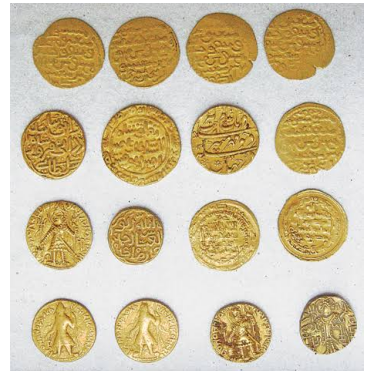
#> input picture inputs/image1.png, 373 x 371 px, found by its file name
$ jupyter execute Edge_Detection_with_Sobel,_Prewitt,_and_Roberts_Operators.ipynb   (older library calls are emulated)
#> lines starting #> are read from the running program, lines starting #| are printed output that depends on the picture
[cell 1]
from google.colab import files
from IPython.display import Image
uploaded = files.upload()
#> the answer given: image1.png

[cell 2]
import cv2
import numpy as np
import matplotlib.pyplot as plt
# Read the image
image = cv2.imread('image1.png')
#> image is the input picture: shape (371, 373, 3); mean B, G, R 163.6, 195.1, 209.1

# Show the original image
plt.imshow(cv2.cvtColor(image, cv2.COLOR_BGR2RGB))
#> (this line was passed over: IPython is not available in this run)
plt.axis('off')
#> (this line was passed over: IPython is not available in this run)
plt.title('Original Image')
#> (this line was passed over: IPython is not available in this run)
plt.show()

[cell 3]
import cv2
import numpy as np
import matplotlib.pyplot as plt

def apply_sobel_operator(image):
    gray_image = cv2.cvtColor(image, cv2.COLOR_BGR2GRAY)
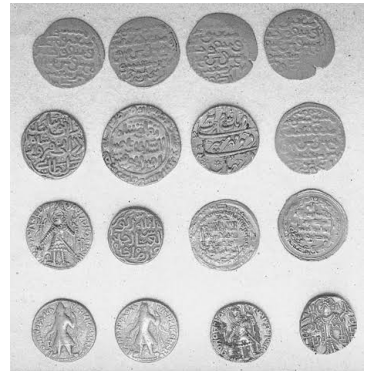
#> gray_image: shape (371, 373); min 43, max 255, mean 195.7
    sobel_x = cv2.Sobel(gray_image, cv2.CV_64F, 1, 0, ksize=3)
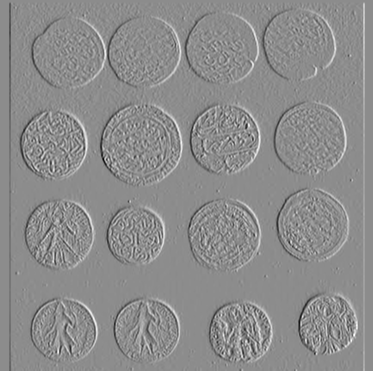
#> sobel_x: shape (371, 373) float64; min -585, max 475, mean 0; drawn with min black and max white
    sobel_y = cv2.Sobel(gray_image, cv2.CV_64F, 0, 1, ksize=3)
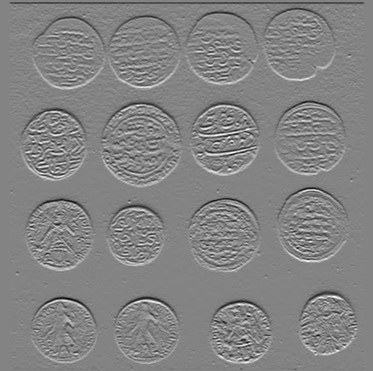
#> sobel_y: shape (371, 373) float64; min -566, max 529, mean -0.8; drawn with min black and max white
    gradient_magnitude = np.sqrt(sobel_x**2 + sobel_y**2)
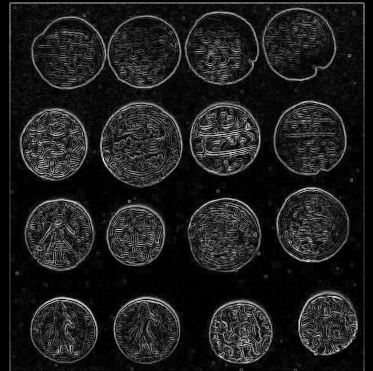
#> gradient_magnitude: shape (371, 373) float64; min 0, max 607.3, mean 70.7; drawn with min black and max white
    gradient_direction = np.arctan2(sobel_y, sobel_x)
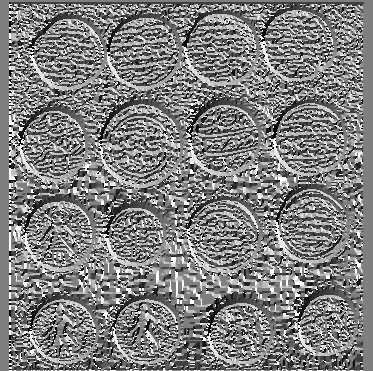
#> gradient_direction: shape (371, 373) float64; min -3.14, max 3.14, mean 0.00944; drawn with min black and max white
    return gradient_magnitude, gradient_direction

image_path = 'image1.png'
image = cv2.imread(image_path)
sobel_magnitude, sobel_direction = apply_sobel_operator(image)

plt.figure(figsize=(10, 5))
#> (this line was passed over: IPython is not available in this run)

plt.subplot(1, 2, 1)
#> (this line was passed over: IPython is not available in this run)
plt.imshow(sobel_magnitude, cmap='gray')
#> (this line was passed over: IPython is not available in this run)
plt.title('Sobel Magnitude')
#> (this line was passed over: IPython is not available in this run)

plt.subplot(1, 2, 2)
plt.imshow(sobel_direction, cmap='jet')
plt.title('Sobel Direction')

plt.tight_layout()
plt.show()

$ run again, with inputs/image2.png copied over inputs/image1.png
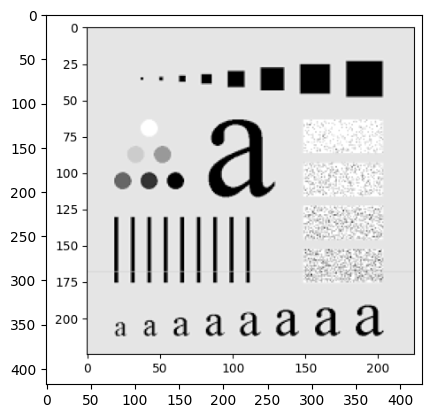
#> input picture inputs/image2.png, 431 x 418 px, found by its file name
#> image is the input picture: shape (418, 431, 3); min 0, max 255, mean 220.4
#> in apply_sobel_operator, `gradient_magnitude = np.sqrt(sobel_x**2 + sobel_y**2)`:
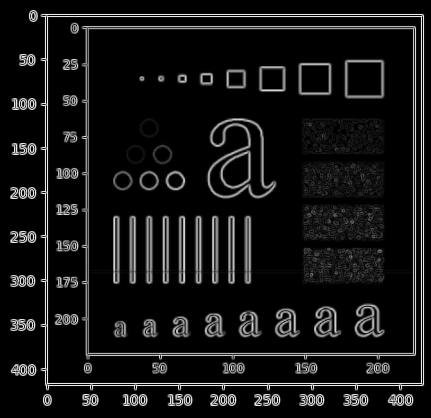
#> gradient_magnitude: shape (418, 431) float64; min 0, max 1111.9, mean 92.7; drawn with min black and max white
#> in apply_sobel_operator, `gradient_direction = np.arctan2(sobel_y, sobel_x)`:
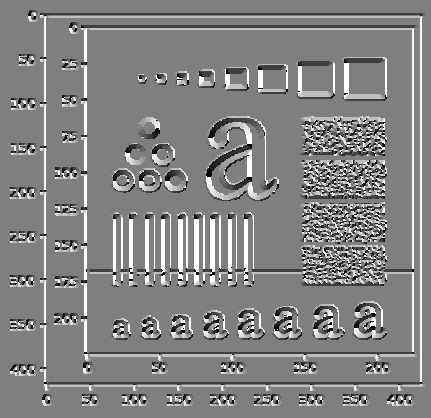
#> gradient_direction: shape (418, 431) float64; min -3.14, max 3.14, mean 0.116; drawn with min black and max white
